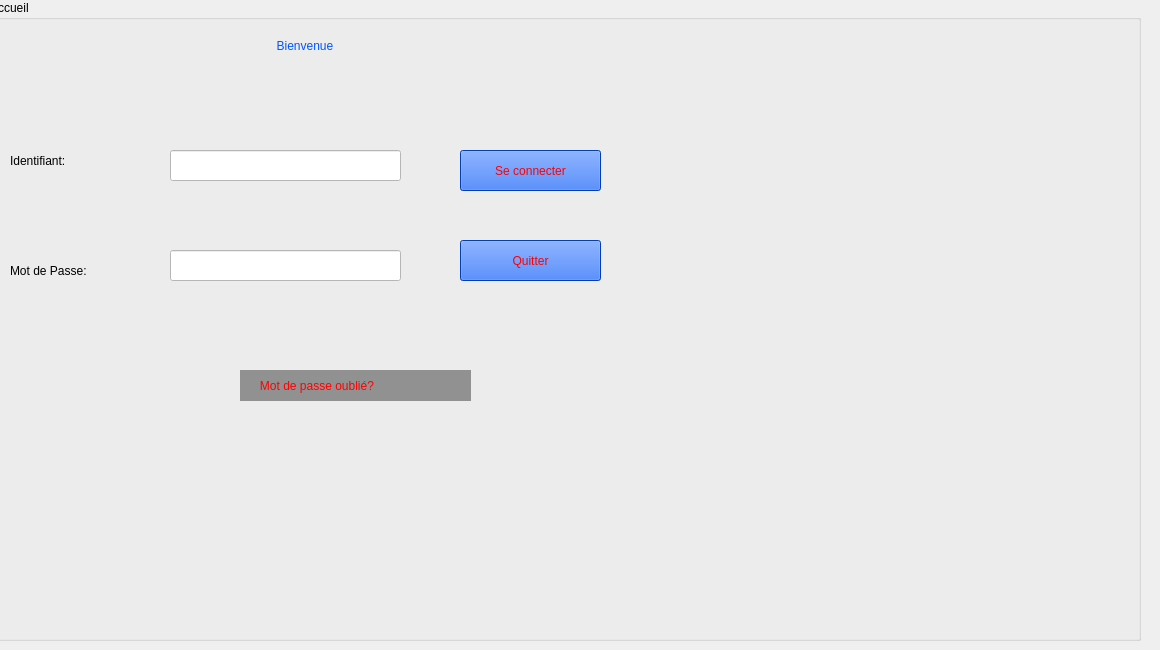
    <widget class="QWidget" name="tab">
     <attribute name="title">
      <string>Interface d'accueil</string>
     </attribute>
     <widget class="QGroupBox" name="groupBox">
      <property name="geometry">
       <rect>
        <x>-10</x>
        <y>0</y>
        <width>1151</width>
        <height>641</height>
       </rect>
      </property>
      <property name="autoFillBackground">
       <bool>false</bool>
      </property>
      <property name="styleSheet">
       <string notr="true">background-image: url(:/fond.jpg);</string>
      </property>
      <property name="title">
       <string>Accueil</string>
      </property>
      <widget class="QLabel" name="label">
       <property name="geometry">
        <rect>
         <x>20</x>
         <y>140</y>
         <width>141</width>
         <height>41</height>
        </rect>
       </property>
       <property name="styleSheet">
        <string notr="true">font: 14pt &quot;MS Shell Dlg 2&quot;;</string>
       </property>
       <property name="text">
        <string>Identifiant:</string>
       </property>
      </widget>
      <widget class="QLabel" name="label_2">
       <property name="geometry">
        <rect>
         <x>20</x>
         <y>250</y>
         <width>141</width>
         <height>41</height>
        </rect>
       </property>
       <property name="styleSheet">
        <string notr="true">font: 14pt &quot;MS Shell Dlg 2&quot;;</string>
       </property>
       <property name="text">
        <string>Mot de Passe:</string>
       </property>
      </widget>
      <widget class="QLineEdit" name="lineEdit">
       <property name="geometry">
        <rect>
         <x>180</x>
         <y>150</y>
         <width>231</width>
         <height>31</height>
        </rect>
       </property>
       <property name="styleSheet">
        <string notr="true">background-color: rgb(255, 255, 255);</string>
       </property>
      </widget>
      <widget class="QLineEdit" name="lineEdit_2">
       <property name="geometry">
        <rect>
         <x>180</x>
         <y>250</y>
         <width>231</width>
         <height>31</height>
        </rect>
       </property>
       <property name="styleSheet">
        <string notr="true">background-color: rgb(255, 255, 255);</string>
       </property>
      </widget>
      <widget class="QPushButton" name="B_Se_connecter">
       <property name="geometry">
        <rect>
         <x>470</x>
         <y>150</y>
         <width>141</width>
         <height>41</height>
        </rect>
       </property>
       <property name="styleSheet">
        <string notr="true">background-color: rgb(0, 85, 255);
font: 75 12pt &quot;MS Shell Dlg 2&quot;;
color: rgb(255, 0, 0);</string>
       </property>
       <property name="text">
        <string>Se connecter</string>
       </property>
      </widget>
      <widget class="QPushButton" name="B_Quitter">
       <property name="geometry">
        <rect>
         <x>470</x>
         <y>240</y>
         <width>141</width>
         <height>41</height>
        </rect>
       </property>
       <property name="styleSheet">
        <string notr="true">background-color: rgb(0, 85, 255);
font: 75 12pt &quot;MS Shell Dlg 2&quot;;
color: rgb(255, 0, 0);</string>
       </property>
       <property name="text">
        <string>Quitter</string>
       </property>
      </widget>
      <widget class="QLabel" name="label_26">
       <property name="geometry">
        <rect>
         <x>240</x>
         <y>10</y>
         <width>411</width>
         <height>71</height>
        </rect>
       </property>
       <property name="styleSheet">
        <string notr="true">color: rgb(0, 85, 255);
font: 75 22pt &quot;MS Shell Dlg 2&quot;;</string>
       </property>
       <property name="text">
        <string>              Bienvenue</string>
       </property>
      </widget>
      <widget class="QLabel" name="label_51">
       <property name="geometry">
        <rect>
         <x>250</x>
         <y>370</y>
         <width>231</width>
         <height>31</height>
        </rect>
       </property>
       <property name="styleSheet">
        <string notr="true">
color: rgb(255, 0, 0);
background-color: rgb(145, 145, 145);
font: 75 10pt &quot;MS Shell Dlg 2&quot;;</string>
       </property>
       <property name="text">
        <string>      Mot de passe oublié?</string>
       </property>
      </widget>
     </widget>
    </widget>
